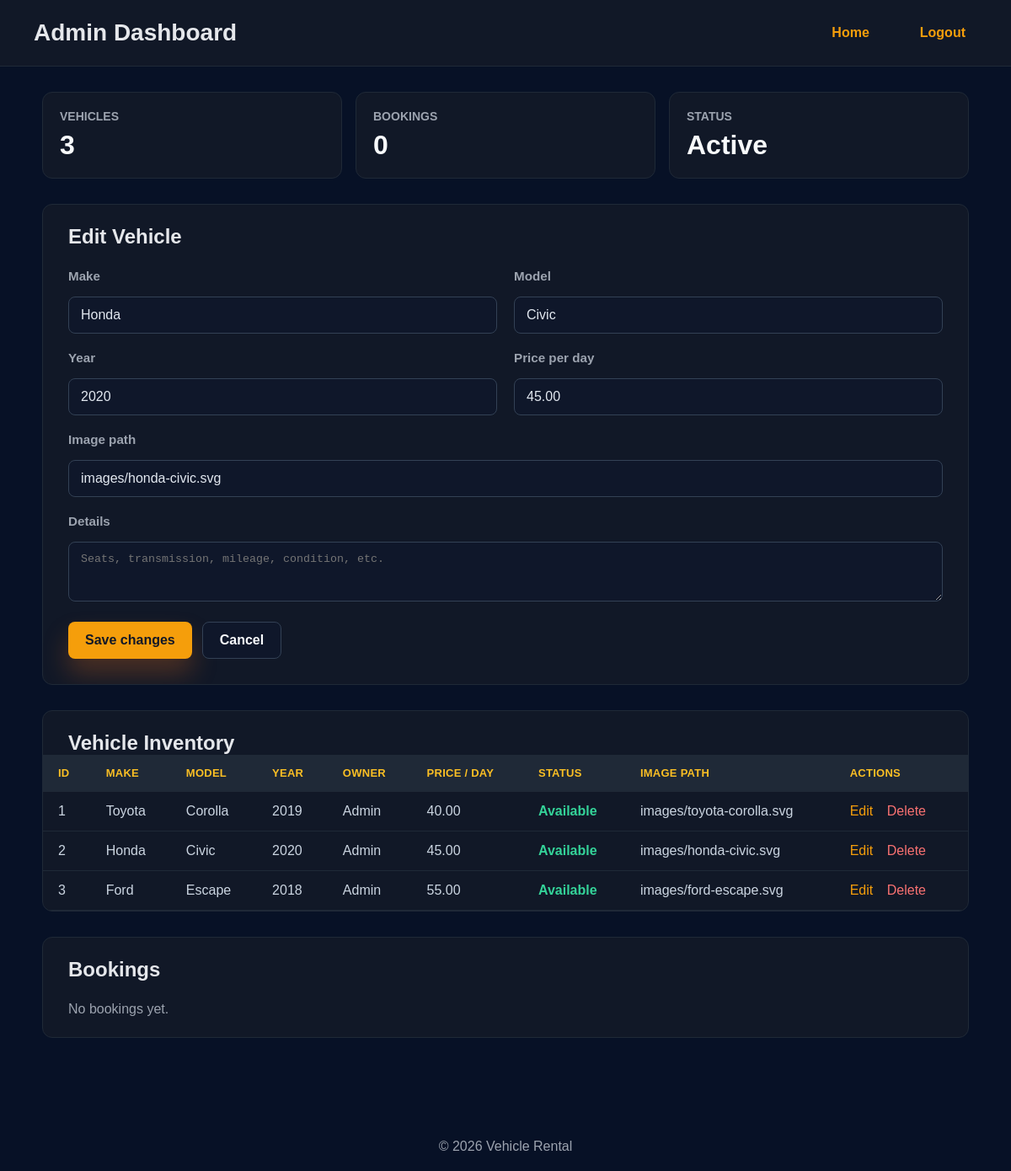
The app's page /backend/admin.php?edit=2 (signed in) with its own data.
### tables this page shows
CREATE TABLE IF NOT EXISTS vehicles (
  id INT AUTO_INCREMENT PRIMARY KEY,
  owner_id INT NOT NULL,
  make VARCHAR(100) NOT NULL,
  model VARCHAR(100) NOT NULL,
  year INT DEFAULT NULL,
  price_per_day DECIMAL(8,2) DEFAULT 0.00,
  image VARCHAR(255) DEFAULT NULL,
  description TEXT DEFAULT NULL,
  status ENUM('available', 'booked') NOT NULL DEFAULT 'available',
  created_at DATETIME NOT NULL DEFAULT CURRENT_TIMESTAMP,
  FOREIGN KEY (owner_id) REFERENCES users(id) ON DELETE CASCADE
);

CREATE TABLE IF NOT EXISTS users (
  id INT AUTO_INCREMENT PRIMARY KEY,
  name VARCHAR(255) NOT NULL,
  email VARCHAR(255) NOT NULL UNIQUE,
  password VARCHAR(255) NOT NULL,
  phone VARCHAR(50) DEFAULT NULL,
  role ENUM('user', 'admin') NOT NULL DEFAULT 'user',
  created_at DATETIME NOT NULL DEFAULT CURRENT_TIMESTAMP
);

### backend/functions.php (called while the page is built, shortened)
<?php
function getVehicles(PDO $pdo) {
    $stmt = $pdo->query('SELECT v.*, u.name AS owner_name, u.email AS owner_email FROM vehicles v LEFT JOIN users u ON v.owner_id = u.id ORDER BY v.id');
    return $stmt->fetchAll();
}
function getVehicle(PDO $pdo, $id) {
    $stmt = $pdo->prepare('SELECT v.*, u.name AS owner_name, u.email AS owner_email FROM vehicles v LEFT JOIN users u ON v.owner_id = u.id WHERE v.id = ?');
    $stmt->execute([$id]);
    return $stmt->fetch();
}
function isVehicleBooked(array $vehicle): bool {
    return ($vehicle['status'] ?? 'available') === 'booked';
}
function getBookings(PDO $pdo) {
    $stmt = $pdo->query('SELECT b.*, v.make, v.model, u.name AS user_name, u.email AS user_email FROM bookings b JOIN vehicles v ON b.vehicle_id = v.id LEFT JOIN users u ON b.user_id = u.id ORDER BY b.created_at DESC');
    return $stmt->fetchAll();
}

### backend/admin.php (the view, shortened to what this page needs)
<?php
require_once __DIR__ . '/functions.php';
$editVehicle = null;
if (isset($_GET['edit'])) {
    $editVehicle = getVehicle($pdo, (int) $_GET['edit']);
}
$vehicles = getVehicles($pdo);
$bookings = getBookings($pdo);
?>
<!doctype html>
<html lang="en">
<head>
  <link rel="stylesheet" href="../frontend/css/styles.css">
</head>
<body>
  <header class="admin-header">
    <h1>Admin Dashboard</h1>
    <nav>
      <a href="../frontend/index.php">Home</a>
      <a href="../frontend/logout.php">Logout</a>
    </nav>
  </header>
  <main class="dashboard">
    <section class="stats" aria-label="Dashboard totals">
      <div class="stat">
        <h2>Vehicles</h2>
        <p><?php echo count($vehicles); ?></p>
      </div>
      <div class="stat">
        <h2>Bookings</h2>
        <p><?php echo count($bookings); ?></p>
      </div>
      <div class="stat">
        <h2>Status</h2>
        <p>Active</p>
      </div>
    </section>
    <section class="vehicle-form">
      <div class="form-header">
        <h2><?php echo $editVehicle ? 'Edit Vehicle' : 'Add New Vehicle'; ?></h2>
      </div>
      <form method="post" action="admin.php">
        <div class="form-body">
          <div class="form-group">
            <label for="make">Make</label>
            <input id="make" name="make" value="<?php echo htmlspecialchars($editVehicle['make'] ?? ''); ?>" required>
          </div>
          <div class="form-group">
            <label for="model">Model</label>
            <input id="model" name="model" value="<?php echo htmlspecialchars($editVehicle['model'] ?? ''); ?>" required>
          </div>
          <div class="form-group">
            <label for="year">Year</label>
            <input id="year" name="year" type="number" min="1900" max="2100" value="<?php echo htmlspecialchars($editVehicle['year'] ?? ''); ?>">
          </div>
          <div class="form-group">
            <label for="price_per_day">Price per day</label>
            <input id="price_per_day" name="price_per_day" type="number" step="0.01" min="0" value="<?php echo htmlspecialchars($editVehicle['price_per_day'] ?? ''); ?>" required>
          </div>
          <div class="form-group form-group-wide" style="grid-column:span 2;">
            <label for="image">Image path</label>
            <input id="image" name="image" value="<?php echo htmlspecialchars($editVehicle['image'] ?? ''); ?>" placeholder="images/toyota.jpg">
          </div>
          <div class="form-group form-group-wide" style="grid-column:span 2;">
            <label for="description">Details</label>
            <textarea id="description" name="description" rows="3" style="width:100%;box-sizing:border-box;padding:12px 14px;border:1px solid #334155;border-radius:8px;background:#0f172a;color:#e2e8f0;" placeholder="Seats, transmission, mileage, condition, etc."><?php echo htmlspecialchars($editVehicle['description'] ?? ''); ?></textarea>
          </div>
        </div>
        <div class="form-actions">
          <button type="submit" name="save_vehicle" class="btn btn-primary"><?php echo $editVehicle ? 'Save changes' : 'Add vehicle'; ?></button>
          <?php if ($editVehicle): ?>
            <a href="admin.php" class="btn btn-secondary">Cancel</a>
          <?php endif; ?>
        </div>
      </form>
    </section>
    <section class="table-container">
      <div class="table-header">
        <h2>Vehicle Inventory</h2>
      </div>
      <?php if (empty($vehicles)): ?>
        <div class="empty">No vehicles available. Add a vehicle above.</div>
      <?php else: ?>
        <div class="table-scroll">
          <table>
            <thead>
              <tr>
                <th>ID</th>
                <th>Make</th>
                <th>Model</th>
                <th>Year</th>
                <th>Owner</th>
                <th>Price / day</th>
                <th>Status</th>
                <th>Image path</th>
                <th>Actions</th>
              </tr>
            </thead>
            <tbody>
              <?php foreach ($vehicles as $vehicle): ?>
                <tr>
                  <td><?php echo (int) $vehicle['id']; ?></td>
                  <td><?php echo htmlspecialchars($vehicle['make']); ?></td>
                  <td><?php echo htmlspecialchars($vehicle['model']); ?></td>
                  <td><?php echo htmlspecialchars($vehicle['year']); ?></td>
                  <td><?php echo htmlspecialchars($vehicle['owner_name'] ?? '—'); ?></td>
                  <td><?php echo htmlspecialchars($vehicle['price_per_day']); ?></td>
                  <td>
                    <?php if (isVehicleBooked($vehicle)): ?>
                      <span style="color:#f87171;font-weight:700;">Booked</span>
                    <?php else: ?>
                      <span style="color:#34d399;font-weight:700;">Available</span>
                    <?php endif; ?>
                  </td>
                  <td><?php echo htmlspecialchars($vehicle['image']); ?></td>
                  <td>
                    <a class="action-link" href="admin.php?edit=<?php echo (int) $vehicle['id']; ?>">Edit</a>
                    <form method="post" action="admin.php" style="display:inline;" onsubmit="return confirm('Delete this vehicle?');">
                      <button type="submit" class="action-link delete-link" style="background:none;border:none;padding:0;cursor:pointer;font:inherit;">Delete</button>
                    </form>
                  </td>
                </tr>
              <?php endforeach; ?>
            </tbody>
          </table>
        </div>
      <?php endif; ?>
    </section>
    <section class="table-container">
      <div class="table-header">
        <h2>Bookings</h2>
      </div>
      <?php if (empty($bookings)): ?>
        <div class="empty">No bookings yet.</div>
      <?php endif; ?>
    </section>
  </main>
  <footer class="page-footer">&copy; <?php echo date('Y'); ?> Vehicle Rental</footer>
</body>
</html>

### frontend/css/styles.css (style rules this page uses)
:root { --bg: #040b1c; --surface: rgba(10, 18, 40, 0.95); --surface-soft: rgba(19, 43, 86, 0.75); --text: #eef4ff; --muted: #aac4ff; --primary: #f97316; --primary-dark: #dc6803; --accent: #2563eb; --border: rgba(255, 255, 255, 0.08); --shadow: 0 30px 80px rgba(0, 0, 0, 0.30); font-family: Inter, system-ui, -apple-system, BlinkMacSystemFont, "Segoe UI", sans-serif; }
* { box-sizing: border-box; }
body { margin: 0; min-height: 100vh; color: var(--text); background: radial-gradient(circle at top left, rgba(37, 99, 235, 0.16), transparent 20%), radial-gradient(circle at bottom right, rgba(249, 115, 22, 0.14), transparent 20%), var(--bg); }
body, input, button { font: 400 16px/1.6 var(--font-family); }
nav { display: flex; flex-wrap: wrap; gap: 12px; align-items: center; }
nav a { color: #dbeafe; text-decoration: none; padding: 10px 14px; border-radius: 999px; transition: background 0.2s ease, transform 0.2s ease; }
main { padding: 36px; max-width: 1180px; margin: 0 auto; }
.btn { display: inline-flex; align-items: center; justify-content: center; padding: 16px 24px; border-radius: 999px; text-decoration: none; transition: transform 0.2s ease, box-shadow 0.2s ease; }
.btn-primary { background: linear-gradient(135deg, var(--primary), #fbbf24); color: #020617; box-shadow: 0 18px 30px rgba(249, 115, 22, 0.25); }
.page-footer { margin-top: 40px; text-align: center; color: #94a3b8; }
.form-group { display: flex; flex-direction: column; gap: 8px; }
.form-group label { color: #cbd5e1; font-size: 0.95rem; }
.form-group input { padding: 14px 16px; background: rgba(255, 255, 255, 0.06); border: 1px solid rgba(255, 255, 255, 0.12); border-radius: 14px; color: #e2e8f0; }
.form-group input::placeholder { color: #64748b; }
.form-group label { color: #cbd5e1; font-weight: 600; }
.form-group input { width: 100%; padding: 16px 18px; background: rgba(255, 255, 255, 0.06); border: 1px solid rgba(255, 255, 255, 0.12); border-radius: 16px; color: #eef4ff; }

### backend/admin.php (style rules this page uses)
body { margin:0; font-family:Arial,Helvetica,sans-serif; background:#071126; color:#e5e7eb; }
.admin-header { display:flex; justify-content:space-between; align-items:center; gap:20px; padding:20px 40px; background:#111827; border-bottom:1px solid #1f2937; }
.admin-header h1 { margin:0; font-size:28px; }
.admin-header nav a { color:#f59e0b; text-decoration:none; margin-left:20px; font-weight:700; }
.dashboard { padding:30px 40px; }
.stats { max-width:1100px; margin:0 auto 30px; display:grid; grid-template-columns:repeat(3,minmax(0,1fr)); gap:16px; }
.stat { background:#111827; border:1px solid #1f2937; border-radius:12px; padding:20px; }
.stat h2 { margin:0 0 8px; color:#9ca3af; font-size:14px; text-transform:uppercase; }
.stat p { margin:0; color:#f8fafc; font-size:32px; font-weight:700; }
.vehicle-form, .table-container { max-width:1100px; margin:0 auto 30px; background:#111827; border-radius:12px; border:1px solid #1f2937; overflow:hidden; }
.form-header, .table-header { padding:24px 30px 0; }
.form-header h2, .table-header h2 { margin:0; }
.form-body { padding:24px 30px; display:grid; grid-template-columns:1fr 1fr; gap:20px; }
.form-group label { display:block; margin-bottom:8px; color:#9ca3af; }
.form-group input { width:100%; box-sizing:border-box; padding:12px 14px; border:1px solid #334155; border-radius:8px; background:#0f172a; color:#e2e8f0; }
.form-actions { padding:0 30px 30px; display:flex; gap:12px; }
.btn { display:inline-block; padding:12px 20px; border-radius:8px; text-decoration:none; font-weight:700; border:none; cursor:pointer; }
.btn-primary { background:#f59e0b; color:#111827; }
.btn-secondary { background:#0f172a; color:#f8fafc; border:1px solid #334155; }
.table-scroll { overflow-x:auto; }
table { width:100%; border-collapse:collapse; min-width:860px; }
thead { background:#1f2937; }
th, td { padding:14px 18px; text-align:left; border-bottom:1px solid #1f2937; }
th { color:#fbbf24; font-size:13px; letter-spacing:.02em; text-transform:uppercase; }
td { color:#cbd5e1; }
.empty { padding:24px 30px; color:#9ca3af; }
.action-link { color:#f59e0b; text-decoration:none; margin-right:12px; }
.delete-link { color:#f87171; }
.page-footer { padding:20px 40px; text-align:center; color:#9ca3af; }

### records on screen
vehicles: make "Honda", model "Civic", year "2020", price_per_day "45.00", image "images/honda-civic.svg", id "2", owner.name "Admin", status "Available"
vehicles: id "1", make "Toyota", model "Corolla", year "2019", owner.name "Admin", price_per_day "40.00", status "Available", image "images/toyota-corolla.svg"
vehicles: id "3", make "Ford", model "Escape", year "2018", owner.name "Admin", price_per_day "55.00", status "Available", image "images/ford-escape.svg"

### other values on screen
count($vehicles) "3"
count($bookings) "0"
